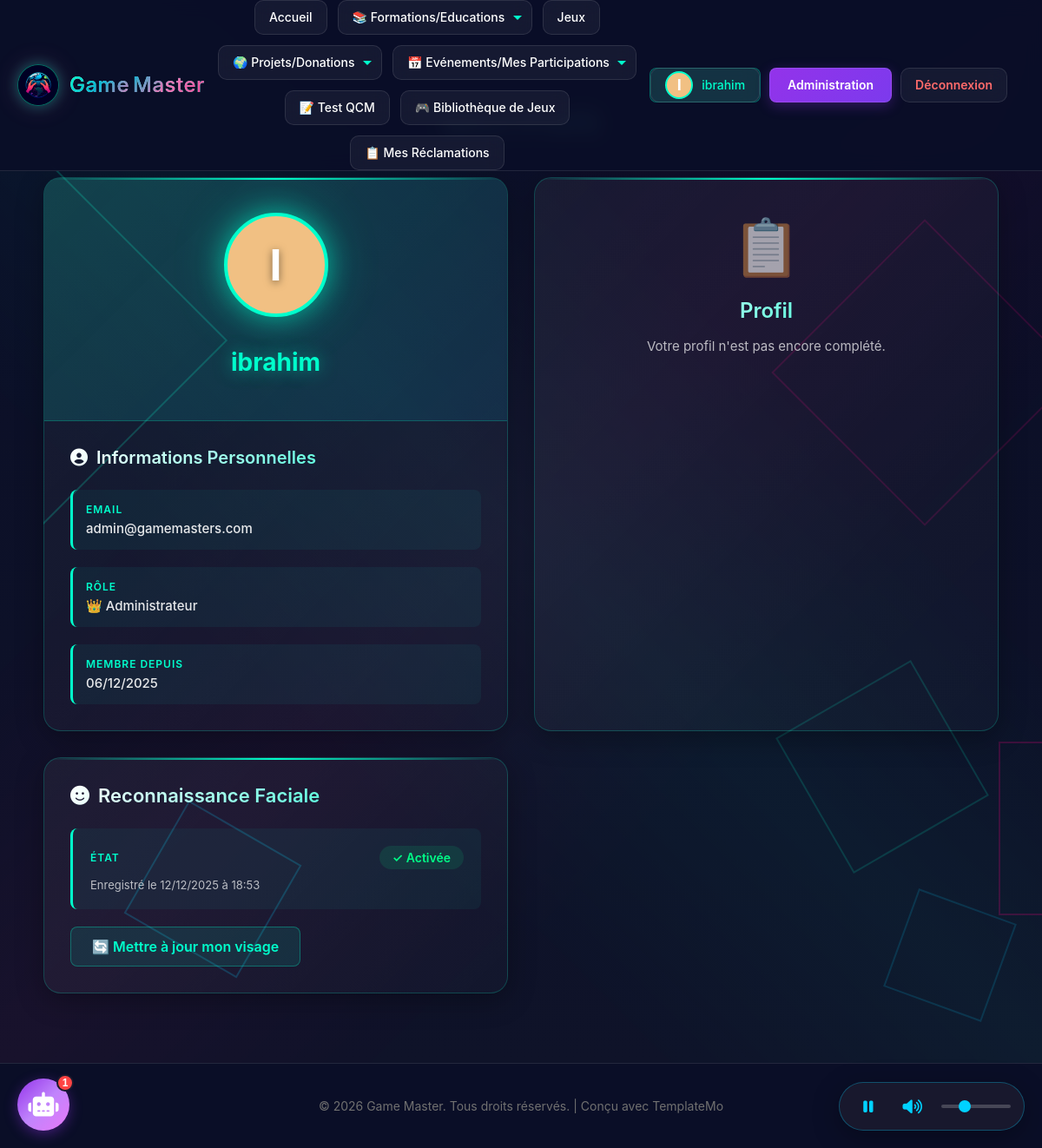
Screenshot of /?action=profile (signed in) with the database file from the repository.
### tables this page shows
CREATE TABLE `users` (
  `id` int(11) NOT NULL,
  `username` varchar(50) NOT NULL,
  `email` varchar(100) NOT NULL,
  `password` varchar(255) NOT NULL,
  `verification_code` varchar(6) DEFAULT NULL,
  `email_verified` tinyint(1) DEFAULT 0,
  `role` enum('player','moderator','admin') DEFAULT 'player',
  `status` enum('active','inactive','banned') DEFAULT 'active',
  `created_at` timestamp NOT NULL DEFAULT current_timestamp(),
  `updated_at` timestamp NOT NULL DEFAULT current_timestamp() ON UPDATE current_timestamp(),
  `face_descriptor` text DEFAULT NULL COMMENT 'Descripteur facial encodé en JSON',
  `face_registered_at` timestamp NULL DEFAULT NULL COMMENT 'Date d''enregistrement du visage',
  `face_enabled` tinyint(1) DEFAULT 0 COMMENT 'Activer/désactiver la connexion par visage',
  `reset_code` varchar(64) DEFAULT NULL,
  `reset_code_expires` datetime DEFAULT NULL,
  `avatar` varchar(255) DEFAULT NULL,
  `medal` enum('none','bronze','silver','gold') DEFAULT 'none',
  `medal_notification_seen` tinyint(1) DEFAULT 1,
  `banned_until` datetime DEFAULT NULL
);

### views/front/profile_view.php (the view, shortened to what the rows shown need)
<section class="content-section">
    <div class="content-container">
        <h2 class="section-title">Mon Profil</h2>
        <div style="display: grid; grid-template-columns: repeat(auto-fit, minmax(350px, 1fr)); gap: 30px; margin-top: 40px;">
            <div class="item-card" style="background: linear-gradient(135deg, rgba(255, 255, 255, 0.05) 0%, rgba(255, 255, 255, 0.02) 100%); border: 1px solid rgba(0, 255, 204, 0.2); border-radius: 20px; padding: 0; overflow: hidden; box-shadow: 0 8px 32px rgba(0, 0, 0, 0.3);">
                <?php if($user): ?>
                    <div style="background: linear-gradient(135deg, rgba(0, 255, 204, 0.15) 0%, rgba(0, 200, 255, 0.1) 100%); padding: 40px 30px; text-align: center; border-bottom: 1px solid rgba(0, 255, 204, 0.2);">
                        <?php
                        $avatarUrl = null;
                        $firstLetter = strtoupper(substr($user['username'], 0, 1));
                        $color = '#' . substr(md5($user['username']), 0, 6);
                        ?>
                        <div style="position: relative; display: inline-block; margin-bottom: 20px; width: 120px; height: 120px;">
                            <?php if (!empty($avatarUrl)): ?>
                                <img src="<?php echo htmlspecialchars($avatarUrl); ?>"
                                     alt="Avatar de <?php echo htmlspecialchars($user['username']); ?>"
                                     id="userAvatarImg"
                                     style="width: 120px; height: 120px; border-radius: 50%; object-fit: cover; border: 4px solid #00ffcc; box-shadow: 0 0 30px rgba(0, 255, 204, 0.5), 0 0 60px rgba(0, 255, 204, 0.3); display: block;"
                                     onerror="this.style.display='none'; var fallback = document.getElementById('userAvatarFallback'); if(fallback) { fallback.style.display='flex'; }">
                                <div id="userAvatarFallback" style="display: none; width: 120px; height: 120px; border-radius: 50%; background: <?php echo $color; ?>; position: absolute; top: 0; left: 0; align-items: center; justify-content: center; border: 4px solid #00ffcc; box-shadow: 0 0 30px rgba(0, 255, 204, 0.5), 0 0 60px rgba(0, 255, 204, 0.3);">
                                    <span style="color: #ffffff; font-size: 50px; font-weight: bold; text-shadow: 0 2px 10px rgba(0,0,0,0.5);"><?php echo htmlspecialchars($firstLetter); ?></span>
                                </div>
                            <?php else: ?>
                                <div style="width: 120px; height: 120px; border-radius: 50%; background: <?php echo $color; ?>; display: flex; align-items: center; justify-content: center; border: 4px solid #00ffcc; box-shadow: 0 0 30px rgba(0, 255, 204, 0.5), 0 0 60px rgba(0, 255, 204, 0.3);">
                                    <span style="color: #ffffff; font-size: 50px; font-weight: bold; text-shadow: 0 2px 10px rgba(0,0,0,0.5);"><?php echo htmlspecialchars($firstLetter); ?></span>
                                </div>
                            <?php endif; ?>
                        </div>
                        <div style="margin-top: 15px;">
                            <h2 style="color: #00ffcc; font-size: 28px; font-weight: 700; margin: 0 0 10px 0; text-shadow: 0 0 20px rgba(0, 255, 204, 0.5); display: flex; align-items: center; justify-content: center; gap: 12px; flex-wrap: wrap;">
                                <span><?php echo htmlspecialchars($user['username']); ?></span>
                            </h2>
                        </div>
                    </div>
                    <div style="padding: 30px;">
                        <h3 style="color: #00ffcc; margin-bottom: 25px; font-size: 20px; display: flex; align-items: center; gap: 10px;">
                            <i class="fas fa-user-circle"></i> Informations Personnelles
                        </h3>
                        <div style="display: grid; gap: 20px;">
                            <div style="padding: 15px; background: rgba(0, 255, 204, 0.05); border-left: 3px solid #00ffcc; border-radius: 8px;">
                                <div style="color: #00ffcc; font-size: 12px; text-transform: uppercase; letter-spacing: 1px; margin-bottom: 5px; font-weight: 600;">Email</div>
                                <div style="color: rgba(255, 255, 255, 0.9); font-size: 15px; font-weight: 500;"><?php echo htmlspecialchars($user['email']); ?></div>
                            </div>
                            <div style="padding: 15px; background: rgba(0, 255, 204, 0.05); border-left: 3px solid #00ffcc; border-radius: 8px;">
                                <div style="color: #00ffcc; font-size: 12px; text-transform: uppercase; letter-spacing: 1px; margin-bottom: 5px; font-weight: 600;">Rôle</div>
                                <div style="color: rgba(255, 255, 255, 0.9); font-size: 15px; font-weight: 500;">
                                    <?php
                                    $roleIcons = [
                                        'admin' => '👑',
                                        'moderator' => '🛡️',
                                        'player' => '🎮'
                                    ];
                                    $roleNames = [
                                        'admin' => 'Administrateur',
                                        'moderator' => 'Modérateur',
                                        'player' => 'Joueur'
                                    ];
                                    echo ($roleIcons[$user['role']] ?? '') . ' ' . ($roleNames[$user['role']] ?? ucfirst($user['role']));
                                    ?>
                                </div>
                            </div>
                            <?php if($user['created_at']): ?>
                                <div style="padding: 15px; background: rgba(0, 255, 204, 0.05); border-left: 3px solid #00ffcc; border-radius: 8px;">
                                    <div style="color: #00ffcc; font-size: 12px; text-transform: uppercase; letter-spacing: 1px; margin-bottom: 5px; font-weight: 600;">Membre depuis</div>
                                    <div style="color: rgba(255, 255, 255, 0.9); font-size: 15px; font-weight: 500;"><?php echo date('d/m/Y', strtotime($user['created_at'])); ?></div>
                                </div>
                            <?php endif; ?>
                        </div>
                    </div>
                <?php endif; ?>
            </div>
            <div class="item-card" style="background: linear-gradient(135deg, rgba(255, 255, 255, 0.05) 0%, rgba(255, 255, 255, 0.02) 100%); border: 1px solid rgba(0, 255, 204, 0.2); border-radius: 20px; padding: 30px; box-shadow: 0 8px 32px rgba(0, 0, 0, 0.3);">
                <?php
                $hasFace = isset($faceInfo) && $faceInfo && $faceInfo['has_face'];
                $faceEnabled = isset($faceInfo) && $faceInfo && $faceInfo['face_enabled'];
                $faceRegisteredAt = isset($faceInfo) && $faceInfo && !empty($faceInfo['face_registered_at']) ? $faceInfo['face_registered_at'] : null;
                ?>
                <div style="display: grid; gap: 20px;">
                    <div style="padding: 20px; background: rgba(0, 255, 204, 0.05); border-left: 3px solid #00ffcc; border-radius: 8px;">
                        <div style="display: flex; justify-content: space-between; align-items: center; margin-bottom: 10px;">
                            <div style="color: #00ffcc; font-size: 12px; text-transform: uppercase; letter-spacing: 1px; font-weight: 600;">État</div>
                            <?php if ($hasFace && $faceEnabled): ?>
                                <span style="color: #00ff88; font-weight: 600; padding: 5px 15px; background: rgba(0, 255, 136, 0.1); border-radius: 20px; font-size: 14px;">
                                </span>
                            <?php elseif ($hasFace && !$faceEnabled): ?>
                                <span style="color: #ffa500; font-weight: 600; padding: 5px 15px; background: rgba(255, 165, 0, 0.1); border-radius: 20px; font-size: 14px;">
                                    ⚠ Désactivée
                                </span>
                            <?php else: ?>
                                <span style="color: rgba(255, 255, 255, 0.6); font-weight: 600; padding: 5px 15px; background: rgba(255, 255, 255, 0.05); border-radius: 20px; font-size: 14px;">
                                    Non configurée
                                </span>
                            <?php endif; ?>
                        </div>
                        <?php if ($hasFace && $faceRegisteredAt): ?>
                            <div style="color: rgba(255, 255, 255, 0.7); font-size: 13px; margin-top: 10px;">
                                Enregistré le <?php echo date('d/m/Y à H:i', strtotime($faceRegisteredAt)); ?>
                            </div>
                        <?php else: ?>
                            <div style="color: rgba(255, 255, 255, 0.7); font-size: 14px; margin-top: 10px; line-height: 1.6;">
                                Activez la reconnaissance faciale pour une connexion rapide et sécurisée sans mot de passe.
                            </div>
                        <?php endif; ?>
                    </div>
                </div>
            </div>
        </div>
    </div>
</section>

### rows the page displays
users: username "I", username "ibrahim", email "admin@gamemasters.com", role "👑", role "Administrateur", created_at "06/12/2025", face_registered_at "12/12/2025 à 18:53"

### other values shown
$firstLetter "I"
$username "ibrahim"
form field value "📚 Formations/Éducations"
form field value "🌍 Projets/Donations"
form field value "📅 Événements/Mes Participations"
